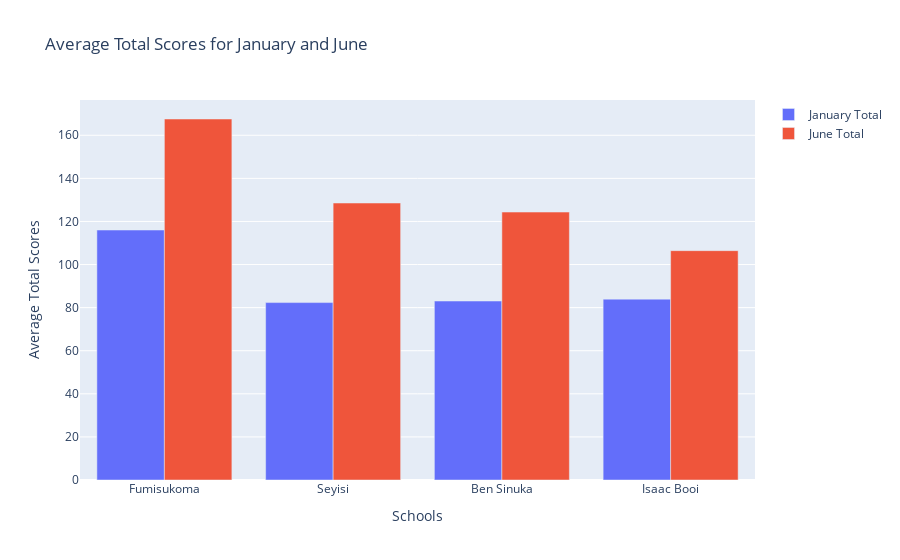

Here is the notebook cell this chart was saved with:
### Markdown cell above
# Grade 2 Summary

### Code cell
import plotly.graph_objects as go

# Create a new DataFrame, with means and sorted by 'June - Total'
Grade2_on_grouped = Grade2_on.groupby('Schools')[['Jan - Total', 'June - Total']].mean()
Grade2_on_sorted = Grade2_on_grouped.sort_values('June - Total', ascending=False).reset_index()

# Create bar traces for January and June
trace1 = go.Bar(
    x=Grade2_on_sorted['Schools'], 
    y=Grade2_on_sorted['Jan - Total'],
    name='January Total'
)

trace2 = go.Bar(
    x=Grade2_on_sorted['Schools'], 
    y=Grade2_on_sorted['June - Total'],
    name='June Total'
)

# Combine the traces
data = [trace1, trace2]

# Create a layout with title and axis labels
layout = go.Layout(
    title='Average Total Scores for January and June',
    barmode='group', # bars for the same x location will be placed beside each other
    xaxis=dict(title='Schools'),
    yaxis=dict(title='Average Total Scores')
)

# Create a Figure and plot it
fig = go.Figure(data=data, layout=layout)
fig.show()

### Figure 1 — Plotly figure (JSON) as saved in the notebook; plotly's stock layout.template omitted (floating-point values rounded to 4 significant figures)
{"data": [{"name": "January Total", "type": "bar", "x": ["Fumisukoma", "Seyisi", "Ben Sinuka", "Isaac Booi"], "y": [116.0, 82.34, 83.07, 83.94]}, {"name": "June Total", "type": "bar", "x": ["Fumisukoma", "Seyisi", "Ben Sinuka", "Isaac Booi"], "y": [167.6, 128.6, 124.4, 106.4]}], "layout": {"barmode": "group", "title": {"text": "Average Total Scores for January and June"}, "xaxis": {"title": {"text": "Schools"}}, "yaxis": {"title": {"text": "Average Total Scores"}}}}
